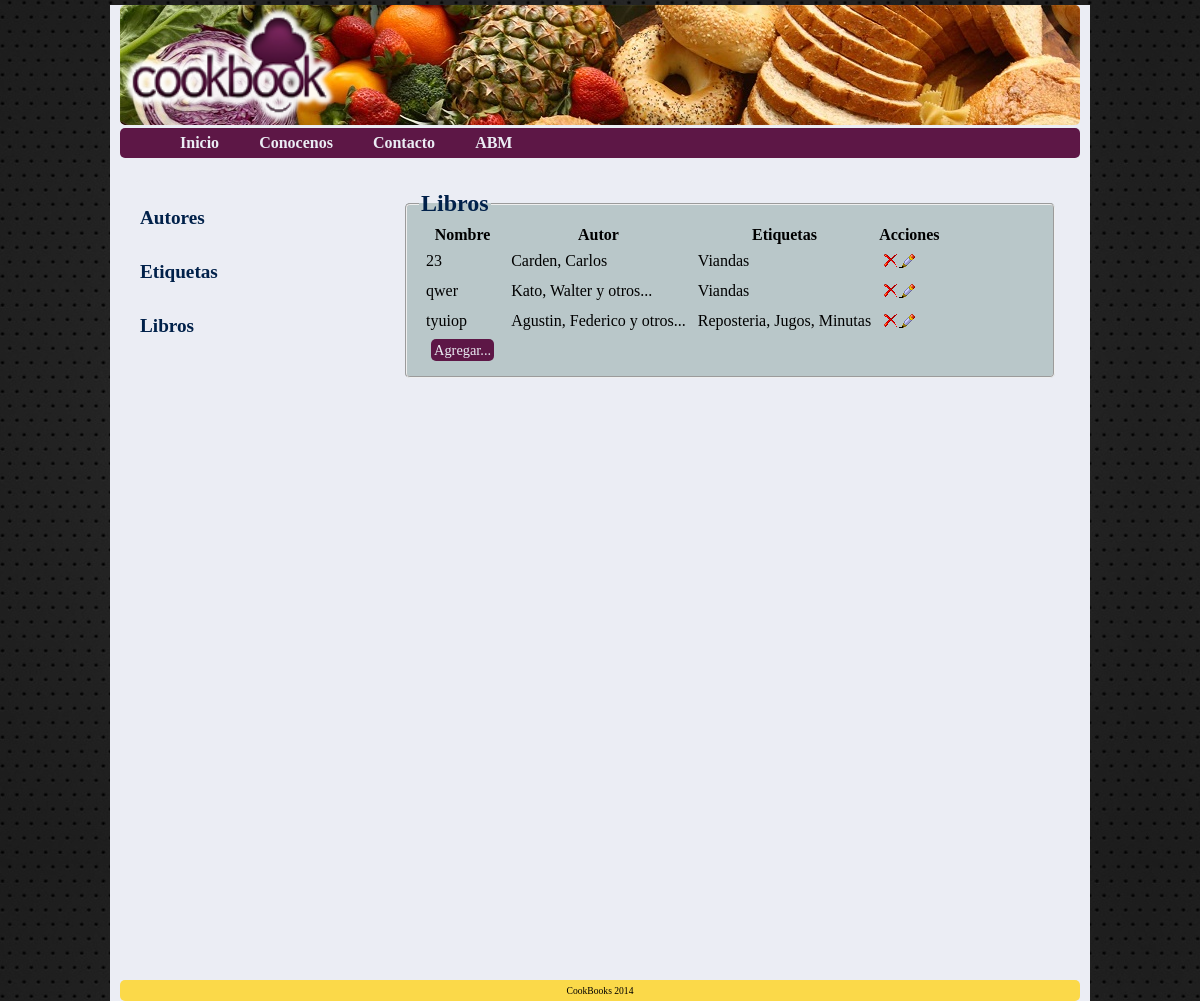
The app's page /CookBook/abm.php?abm=Libro, older data.
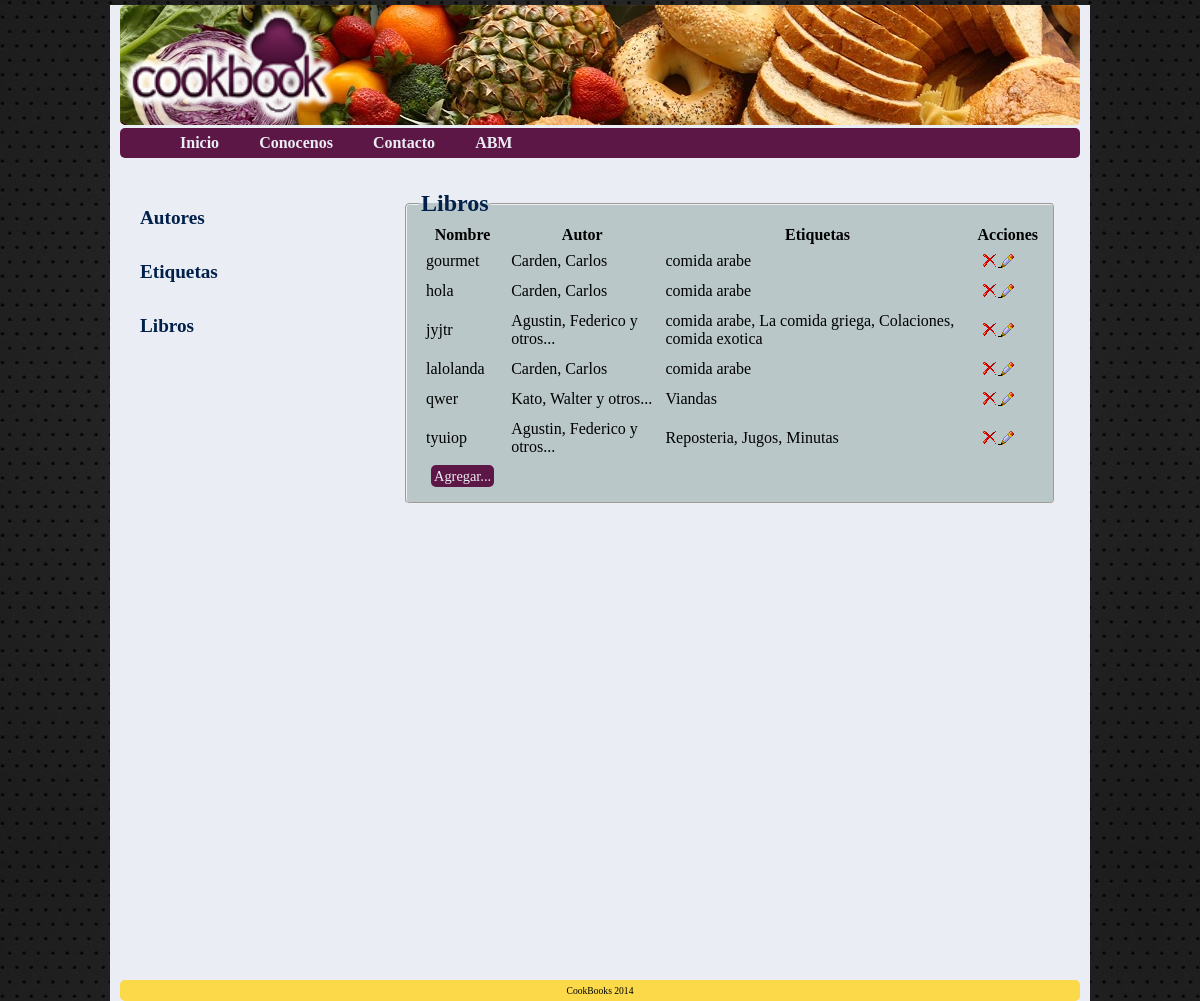
The same page, newer data.
### tables this page shows
CREATE TABLE IF NOT EXISTS `libro` (
  `idLibro` int(11) NOT NULL AUTO_INCREMENT,
  `isbn` varchar(13) NOT NULL,
  `stock` int(11) NOT NULL,
  `stockMinimo` int(11) NOT NULL,
  `img` varchar(50) DEFAULT NULL,
  `origen` varchar(20) NOT NULL,
  `nombre` varchar(20) NOT NULL,
  `resumen` text NOT NULL,
  `idioma` varchar(20) NOT NULL,
  `precio` double NOT NULL,
  `cantPaginas` int(11) NOT NULL,
  PRIMARY KEY (`idLibro`),
  UNIQUE KEY `isbn` (`isbn`)
);

CREATE TABLE IF NOT EXISTS `autor` (
  `idAutor` int(11) NOT NULL AUTO_INCREMENT,
  `nombre` varchar(20) NOT NULL,
  `apellido` varchar(20) NOT NULL,
  `mail` varchar(30) DEFAULT NULL,
  PRIMARY KEY (`idAutor`)
);

### CookBook/abm.php (the view, shortened to what this page needs)
<html>
<head>
	<link href="css/style.css" type="text/css" rel="stylesheet">
</head>
<body>
	<div id="page">
		<div id="header">
			<div id="page-header">
				<div class=logo><a href="index.php"><img src="img/Imagen1.png" height=100% alt="logo" border="0px"></a></div>
			</div>
			<div id="header-menu">
				<ul id="navegacion">
					<li>
						<a href="index.php">Inicio</a>
					</li>
					<li>
						<a href="aboutUs.php">Conocenos</a>
					</li>
					<li>
						<a href="contacto.php">Contacto</a>
					</li>
					<li>
						<a href="abm.php">ABM</a>
					</li>
				</ul>
			</div>
		</div>
				<div id="content">
			<div id="left-bar">
				<?php
				 		echo '<h5><a href="abm.php?abm=Autor">Autores</a></h5>
						<h5><a href="abm.php?abm=Etiqueta">Etiquetas</a></h5>
					 	<h5><a href="abm.php?abm=Libro">Libros</a></h5>';
					?>
			</div>
			<div id="main-content">
				<?php
					if(isset($_GET["abm"])){
						echo '<fieldset style="margin:auto; width">';
						$abm=$_GET["abm"];
						if($abm=='Autor'){
							echo '<legend>'.$abm.'es </legend>';
						}else{
							echo '<legend>'.$abm.'s </legend>';
						}
						$tabla=$abm;
						$id='id'.$abm;
						switch($abm){
							case 'Libro':
							$sql = "SELECT * FROM `$tabla` order by `nombre`";
							break;
						}
						$query = mysql_query($sql);
						echo '<table>';
						echo '<tr><th>';
						if($abm=='Libro'){
							echo 'Nombre</th><th>Autor</th><th>Etiquetas';
						}
						echo'</th><th>Acciones</th></tr>';
						while ($row  = mysql_fetch_assoc($query)) {
							switch($abm){
								case 'Libro':
								$a= $row["nombre"];
								$b= $row[$id];
								$sql= "SELECT apellido, nombre FROM `autor` WHERE `idAutor` in (SELECT idAutor FROM `libroautor` WHERE `idLibro`=$b)";
								$queryautor= mysql_query($sql);
								$cantAutores = mysql_num_rows($queryautor);
								$autor = mysql_fetch_assoc($queryautor);
								$c= $autor["apellido"].', '.$autor["nombre"];
								echo "<tr><td>$a</td>";
								echo "<td>$c";
								if ($cantAutores > 1){
									echo " y otros...";
								}
								echo "</td>";
								$sql= "SELECT etiqueta FROM `etiqueta` WHERE `idEtiqueta` in (SELECT idEtiqueta FROM `libroetiqueta` WHERE `idLibro`=$b)";
								$queryetiqueta= mysql_query($sql);
								$d='';
								while($etiqueta = mysql_fetch_array($queryetiqueta)){
									if($d!=''){
										$d=$d.', ';
									}
									$d = $d.$etiqueta["etiqueta"];
								}
								echo "<td>$d</td>";
							}
							$b = $row["$id"];
							echo '<td><a onclick="if(!confirm(';
							echo " 'Desea borrar el elemento?' ";
							echo '))return false"; href="php/bajas.php?abm='.$abm.'&id='.$b.'"><img src="img/eliminar.png" title="Eliminar" /></a>';
							echo '<a href="php/formabm.php?abm='.$abm.'&id='.$b.'&nombre='.$a;
							if($abm=='Autor'){
								echo '&apellido='.$c;
							}
							echo '"><img src="img/editar.png" title="Editar"/></a>';
						}
						echo "<tr><td><span ><a id='agregar' href=\"php/formabm.php?abm=$abm";
						echo "\">Agregar... </span></td></tr></table>";
					}
					echo '</fieldset>';
			?>
			</div>
		</div>
		<div id="footer">CookBooks 2014</div>
	</div>
</body>
</html>

### CookBook/css/style.css (style rules this page uses)
body { font-family:"verdana"; background:url('../img/fondo.jpg') repeat; margin:0; padding:0; border-style:none; border-width:0px; }
img { border-style:none; border-width:0px; }
a { border-style:none; border-width:0px; }
td { padding:5px; }
fieldset { background-color:#B9C7C9; border-radius:5px; }
legend { font-size:1.5em; font-weight:bold; color:#01214A; }
#page { width:960px; height:auto; margin:0 auto; background-color: #EBEDF4; padding:0 10px; border-style:none; border-width:0px; }
#header { margin:5px auto; width:100%; height:150px; }
#page-header { margin-bottom:2.5px; width:100%; height:80%; background:url('../img/header.jpg'); border-radius:5px; }
.logo { text-align:left; float:left; padding-right:0px; border-style:none; border-width:0px; }
#page-header a:link { color:#EBEDF4; text-decoration:none; }
#header-menu { width:100%; height:20%; background-color:#5D1746; padding:auto; border-radius:5px; }
ul { list-style-type:none; margin:auto; border-style:none; border-width:0px; }
#navegacion li { float:left;padding-top:6px; height:100%; font-weight:bold; }
#navegacion li a { height:18px; }
#navegacion li a:link { color:#EBEDF4;background-color:#5D1746;text-decoration:none;padding:6px 20px; }
#content { background-color:transparent; margin:5px; width:100%; height:100%; padding-top: 15px; }
#left-bar { width:250px; height:100%; float:left; margin-left:15px; }
#main-content { width:650px; height:auto; margin:0; float:left; padding:15px; background-color:transparent; border-radius:5px; }
#footer { font-size:0.6em; background-color:#FBD949; width:auto; height:auto; clear:both; padding:5px 0; bottom:0px; text-align:center; border-radius:5px; }
h5 { font-size:1.2em; font-weight:bold; }
h5 a:link { color:#01214A;background-color:#EBEDF4;text-decoration:none; }
#agregar { font-size:0.9em; margin:5px 5px }
#agregar:link { color:#EBEDF4;background-color:#5D1746;border-radius:5px;text-decoration:none;padding:3px }

Row changes from the older to the newer data that the page shows:
removed libro: nombre "23", autor.apellido+nombre "Carden, Carlos", d "Viandas"
added libro: nombre "gourmet", autor.apellido+nombre "Carden, Carlos", d "comida arabe"
added libro: nombre "hola", autor.apellido+nombre "Carden, Carlos", d "comida arabe"
added libro: nombre "jyjtr", autor.apellido+nombre "Agustin, Federico", shows "y otros...", d "comida arabe, La comida griega, Colaciones, comida exotica"
added libro: nombre "lalolanda", autor.apellido+nombre "Carden, Carlos", d "comida arabe"
